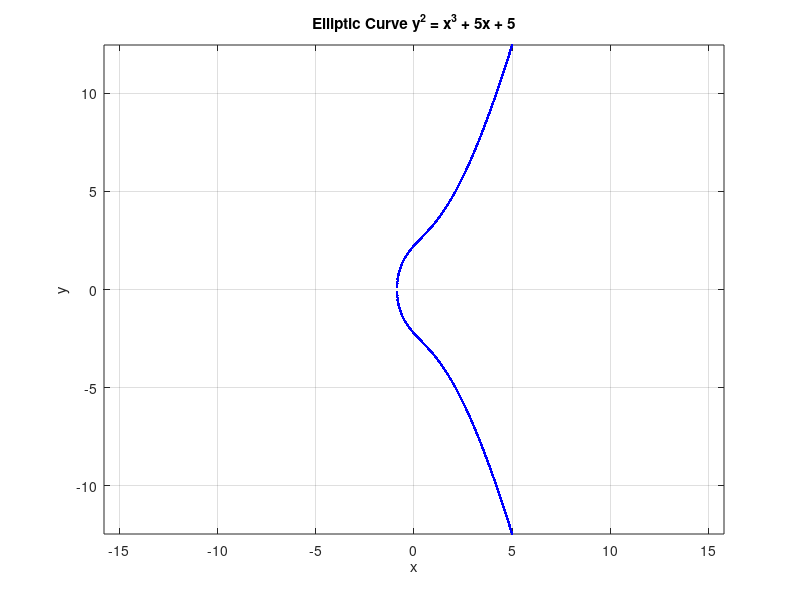

This figure's MATLAB source:
function ecc()
    % Input value of the coefficients
    % value of - 6
    firstCoefficient = input('Enter the coefficient (a) =>  ');
    % value of 9 
    secondCoeficient = input('Enter the coefficient (b) =>  ');

    % Define the range of x values
    x = linspace(-5, 5, 1000); % More points for smoother curve

    % Initialize arrays for positive and negative y values
    yPositive = [];
    yNegative = [];

    % Calculate y^2 for each x
    for i = 1:length(x)
        y2 = x(i)^3 + firstCoefficient*x(i) + secondCoeficient;
        if y2 >= 0
            % Calculate square root once and store in both arrays
            sqrt_y2 = sqrt(y2);
            yPositive = [yPositive, sqrt_y2];
            yNegative = [yNegative, -sqrt_y2];
        else
            % Append NaN to maintain array size
            yPositive = [yPositive, NaN];
            yNegative = [yNegative, NaN];
        end
    end

    % Plot the curve
    plot(x, yPositive, 'b.', x, yNegative, 'b.');
    title(['Elliptic Curve y^2 = x^3 + ', num2str(firstCoefficient), 'x + ', num2str(secondCoeficient)]);
    xlabel('x');
    ylabel('y');
    grid on;
    axis equal;
end
